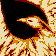

Tiled map render using the project's own tile images. Description and the whole map definition, tile-layer contents included, below:
An orthogonal 7x7 tile map with 8x8 px tiles, 1 tile layer (map), 1 hidden layer not drawn, 2 tilesets.

<map version="1.10" tiledversion="1.10.2" orientation="orthogonal" renderorder="right-down" width="7" height="7" tilewidth="8" tileheight="8" infinite="0" nextlayerid="3" nextobjectid="1">
 <tileset firstgid="1" name="phoenix" tilewidth="8" tileheight="8" tilecount="128" columns="16">
  <image source="phoenix.png" width="128" height="64" />
 </tileset>
 <tileset firstgid="129" name="palettes" tilewidth="8" tileheight="8" tilecount="8" columns="8">
  <image source="../../../screen/palettes.png" width="64" height="8" />
 </tileset>
 <layer id="1" name="map" width="7" height="7">
  <data encoding="csv">
1,9,17,25,33,41,49,
2,10,18,26,34,42,50,
3,11,19,27,35,43,51,
4,12,20,28,36,44,52,
5,13,21,29,37,45,53,
6,14,22,30,38,46,54,
7,15,23,31,39,47,55
  </data>
 </layer>
 <layer id="2" name="map_pal" width="7" height="7" visible="0">
  <data encoding="csv">
133,133,133,133,133,133,133,
133,133,133,133,133,133,133,
133,133,133,133,133,133,133,
133,133,133,133,133,133,133,
133,133,133,133,133,133,133,
133,133,133,133,133,133,133,
133,133,133,133,133,133,133
  </data>
 </layer>
</map>
